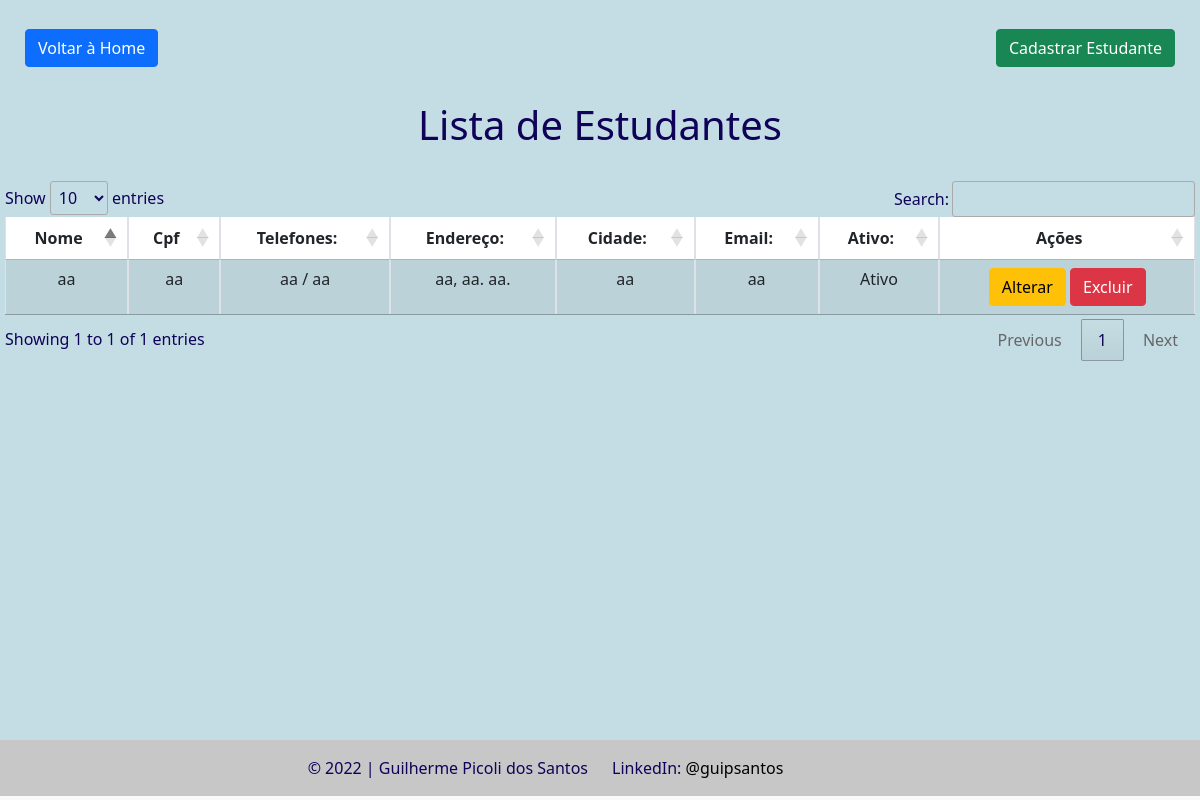
Before: /DjangoProject/AlunoApp/listar/aluno/ with the older database file.
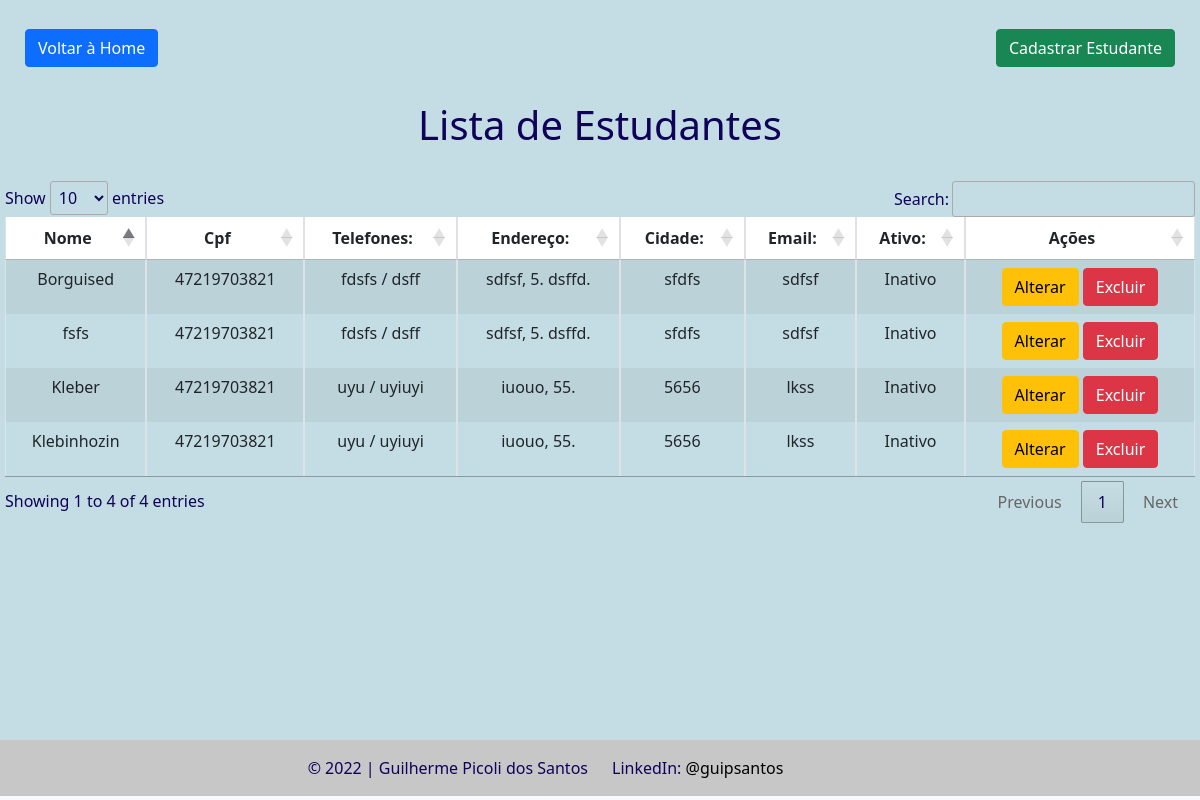
After: the same page with the newer database file.
### AlunoApp/models.py (models this page shows, shortened)
class Aluno(models.Model):
    nome = models.CharField(max_length=250)
    cpf = CPFField(max_length=11, verbose_name='CPF')
    telefone_um = models.CharField(max_length=15, verbose_name='Telefone')
    telefone_dois = models.CharField(max_length=15, verbose_name='Outro Telefone', blank=True, null=True)
    logradouro = models.CharField(max_length=250, verbose_name='Endereço', blank=False, null=False)
    numero = models.IntegerField(max_length=8, verbose_name='Nº', blank=True, null=True)
    complemento = models.CharField(max_length=160, verbose_name='Complemento', blank=True, null=True)
    cidade = models.CharField(max_length=100, verbose_name='Cidade', blank=False, null=False)
    email = models.CharField(verbose_name='Email', max_length=100)
    ativo = models.BooleanField(verbose_name='Aluno está Devidamente ativo', )
    historico = HistoricalRecords()
    data_alteracao = models.DateTimeField(blank=True, null=True, verbose_name='Data de alteração:')
    data_cadastro = models.DateTimeField(auto_now_add=True, verbose_name='Data de cadastro:')
    class Meta:
        db_table = 'alunoapp_estudantes'

### AlunoApp/views.py (the view)
class AlunoListView(ListView):
    template_name = 'AlunoApp/listar-aluno.html'
    model = Aluno
    def get(self, request, **kwargs):
        aluno_lst = Aluno.objects.all().order_by('id')
        return render(request, self.template_name, {'aluno_lst': aluno_lst})

### AlunoApp/templates/AlunoApp/listar-aluno.html (shortened to what this page needs)
{% block conteudo %}
<html>
    <head>
		<link href="https://cdn.jsdelivr.net/npm/bootstrap@5.1.3/dist/css/bootstrap.min.css" rel="stylesheet">
        <link rel="stylesheet" href="https://cdn.datatables.net/1.10.19/css/jquery.dataTables.min.css" />
	</head>
    <body>
        <div class="col-md-12">
            <br>
            <a href="{% url 'AlunoApp:index' %}">
                <button type="button" class="btn btn-primary fa fa-file-o pull-left" id="index-btn">
                    Voltar à Home
                </button>
            </a>
            <a href="{% url 'AlunoApp:cadastrar-aluno' %}">
                <button type="button" class="btn btn-success fa fa-file-o pull-right" id="cmd-novo">
                    Cadastrar Estudante
                </button>
            </a>
            <br><br>
        </div>
        <br>
        <h1 class="text-center">Lista de Estudantes</h1>
        <br>
        <table class="table table-bordered table-striped tabela-datatables" id="tabela-alunos">
            <thead>
                <tr>
                    <th class="text-center">Nome</th>
                    <th class="text-center">Cpf</th>
                    <th class="text-center">Telefones:</th>
                    <th class="text-center">Endereço:</th>
                    <th class="text-center">Cidade:</th>
                    <th class="text-center">Email:</th>
                    <th class="text-center">Ativo:</th>
                    <th class="text-center">Ações</th>
                </tr>
            </thead>
            <tbody>
                {% for aluno in aluno_lst %}
                    <tr>
                        <td class="text-center">{{ aluno.nome }}</td>
                        <td class="text-center">{{ aluno.cpf }}</td>
                        <td class="text-center">{{ aluno.telefone_um }} {% if aluno.telefone_dois %} / {{aluno.telefone_dois}} {% endif %}</td>
                        <td class="text-center">{{ aluno.logradouro }}, {% if aluno.numero %} {{aluno.numero}}.{% else %}  S/N. {% endif %}{% if aluno.complemento %} {{aluno.complemento}}.{% endif %}</td>
                        <td class="text-center">{{ aluno.cidade }}</td>
                        <td class="text-center">{{ aluno.email }}</td>
                        <td class="text-center">{% if aluno.ativo %} Ativo {% else %} Inativo {% endif %}</td>
                        <td class="text-center">
                            <a href="{% url 'AlunoApp:alterar-aluno' aluno.id %}">
                                <button type="button" class="btn btn-warning">Alterar</button>
                            </a>
                            <a href="{% url 'AlunoApp:excluir-aluno' aluno.id %}">
                                <button type="button" class="btn btn-danger">Excluir</button>
                            </a>
                        </td>
                    </tr>
                {% endfor %}
            </tbody>
        </table>
        <br><br><br>
		<footer class="bg-light text-center text-lg-start" id="footer">
			<div class="row p-3" style="background-color: rgba(0, 0, 0, 0.2);">
				<div class="col-md-6 text-end">
					© 2022 | Guilherme Picoli dos Santos
				</div>
				<div class="col-md-6 text-start">
					LinkedIn: <a href="https://www.linkedin.com/in/guipsantos/">@guipsantos</a>
				</div>
			</div>
		</footer>
    </body>
</html>
{% endblock %}

### AlunoApp/templates/AlunoApp/listar-aluno.html (style rules this page uses)
body { padding:5px; background-color:rgb(196, 221, 228); color:rgb(15, 2, 88) ; }
#footer { position: fixed; height: 60px; bottom: 0px; left: 0px; right: 0px; margin-bottom: 0px; }
a { text-decoration: none; color:black; }
tr { background-color:white; }
.pull-right { float:right; margin-right:20px; }
.pull-left { float:left; margin-left:20px; }

Changed rows visible on the page:
changed Aluno: nome "aa" → "fsfs"; cpf "aa" → "47219703821"; telefone_um "aa" → "fdsfs"; telefone_dois "aa" → "dsff"; logradouro "aa" → "sdfsf"; numero "aa" → "5"; complemento "aa" → "dsffd"; cidade "aa" → "sfdfs"; email "aa" → "sdfsf"; ativo "Ativo" → "Inativo"
added Aluno: nome "Borguised", cpf "47219703821", telefone_um "fdsfs", telefone_dois "dsff", logradouro "sdfsf", numero "5", complemento "dsffd", cidade "sfdfs", email "sdfsf", ativo "Inativo"
added Aluno: nome "Kleber", cpf "47219703821", telefone_um "uyu", telefone_dois "uyiuyi", logradouro "iuouo", numero "55", cidade "5656", email "lkss", ativo "Inativo"
added Aluno: nome "Klebinhozin", cpf "47219703821", telefone_um "uyu", telefone_dois "uyiuyi", logradouro "iuouo", numero "55", cidade "5656", email "lkss", ativo "Inativo"
Other visible differences:
text written by a page script: "Show entries Search: Showing 1 to 1 of 1 entries Previous 1 Next" → "Show entries Search: Showing 1 to 4 of 4 entries Previous 1 Next"
